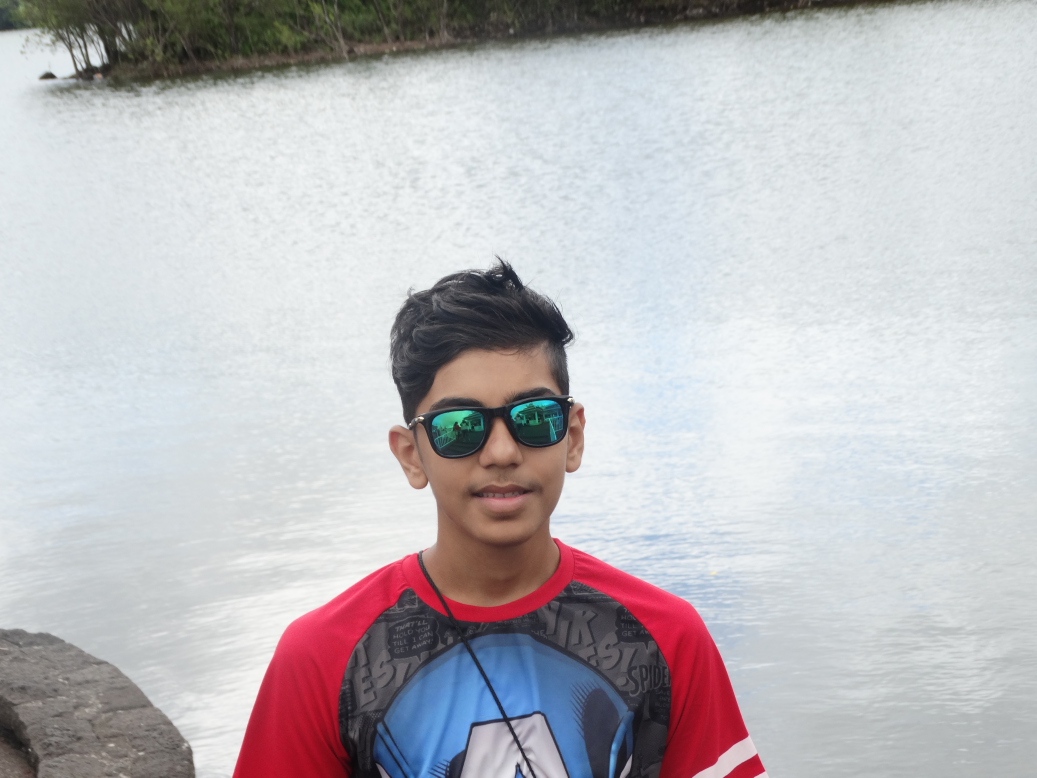
#> input picture TestImages/O1.jpg, 5184 x 3888 px (shown at 1/5 size)
$ python tester.py
#> lines starting #> are read from the running program, lines starting #| are printed output that depends on the picture
### faceRecognition.py
import cv2
import os
import numpy as np

#This module contains all common functions that are called in tester.py file

#Given an image below function returns rectangle for face detected alongwith gray scale image
def faceDetection(test_img):
    gray_img=cv2.cvtColor(test_img,cv2.COLOR_BGR2GRAY)#convert color image to grayscale
    face_haar_cascade=cv2.CascadeClassifier('HaarCascade/haarcascade_frontalface_default.xml')#Load haar classifier
    faces=face_haar_cascade.detectMultiScale(gray_img,scaleFactor=1.32,minNeighbors=5)#detectMultiScale returns rectangles

    return faces,gray_img

#Given a directory below function returns part of gray_img which is face alongwith its label/ID
# [32 lines left out: functions labels_for_training_data, train_classifier, not called in this run]

#Below function draws bounding boxes around detected face in image
def draw_rect(test_img,face):
    (x,y,w,h)=face
    cv2.rectangle(test_img,(x,y),(x+w,y+h),(0,255,0),thickness=6)

#Below function writes name of person for detected label
def put_text(test_img,text,x,y):
    cv2.putText(test_img,text,(x,y),cv2.FONT_HERSHEY_DUPLEX,4,(255,0,0),6)

### tester.py
import cv2
import os
import numpy as np
import faceRecognition as fr

#This module takes images  stored in disk and performs face recognition
test_img=cv2.imread('TestImages/O1.jpg')#test_img path
#> test_img is the input picture: shape (3888, 5184, 3); mean B, G, R 190.5, 186.6, 189.5
faces_detected,gray_img=fr.faceDetection(test_img)
#> in faceDetection, `gray_img=cv2.cvtColor(test_img,cv2.COLOR_BGR2GRAY)#convert color image..`:
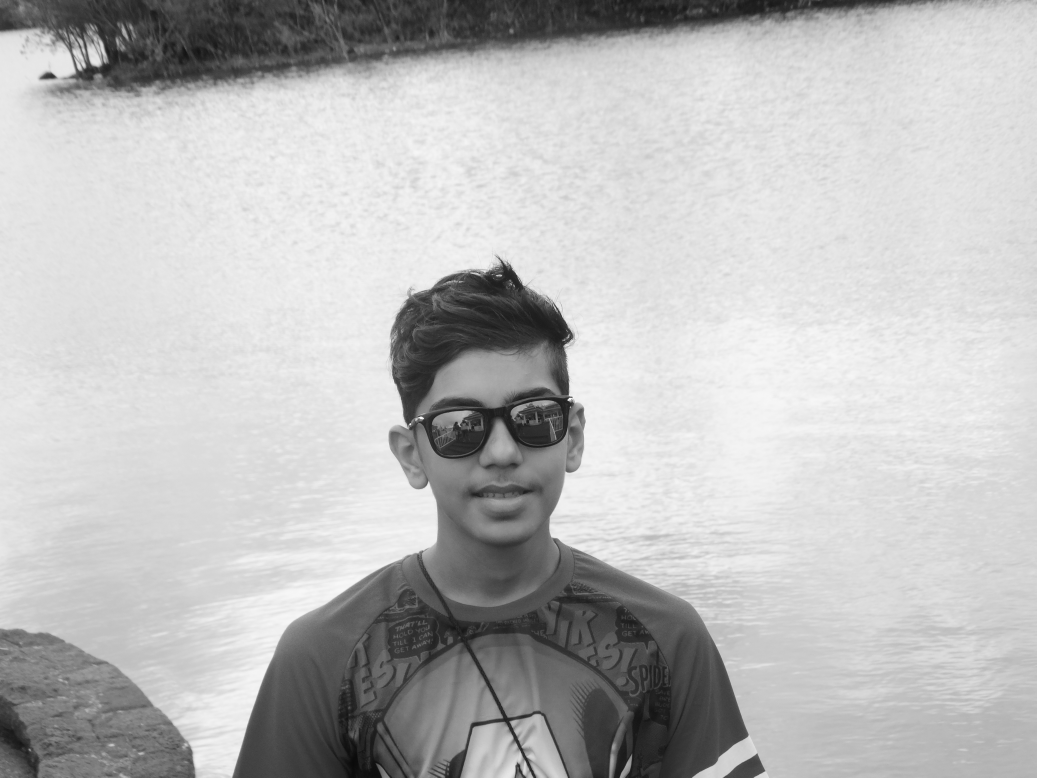
#> gray_img: shape (3888, 5184) (shown at 1/5 size); min 5, max 255, mean 188
#> in faceDetection, `faces=face_haar_cascade.detectMultiScale(gray_img,scaleFactor=1.32,min..`: faces = [[2956, 3170, 168, 168], [1819, 3257, 168, 168], [2022, 1779, 967, 967]]
#> faces_detected has the same summary as faces in faceDetection
print("faces_detected:",faces_detected)
#| faces_detected: [[2956 3170  168  168]
#|  [1819 3257  168  168]
#|  [2022 1779  967  967]]

#for (x,y,w,h) in faces_detected:
    #cv2.rectangle(test_img,(x,y),(x+w,y+h),(0,255,0),thickness=5)
#
#resized_img=cv2.resize(test_img,(1000,1000))
#cv2.imshow("face detection",resized_img)
#cv2.waitKey(0)#Waits indefinitely until a key is pressed
#cv2.destroyAllWindows

#Comment belows lines when running this program second time.Since it saves training.yml file in directory
#faces,faceID=fr.labels_for_training_data('trainingImages')
#face_recognizer=fr.train_classifier(faces,faceID)
#face_recognizer.write('trainingData.yml')

#Uncomment below line for subsequent runs
face_recognizer=cv2.face.LBPHFaceRecognizer_create()
#> (the run stopped early here; a loop or call above may not have finished)
